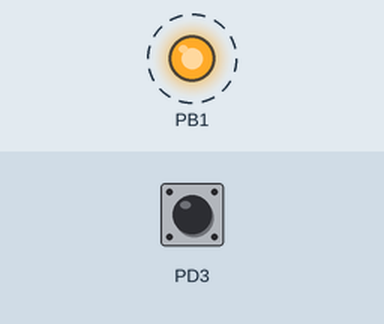
Recording of a program running on a simulated ATmega328P, built with avr-gcc and emulated at 16 MHz. On the bench: output pins drawn as LEDs (lit = HIGH). Dashed ring = blinking. The test bench sets the inputs (shaded band); at power-on: PD3 HIGH.

Above: at 3.8 s.
3.9 s: PD3 pulled LOW for 3.2 s
At 4.4 s:
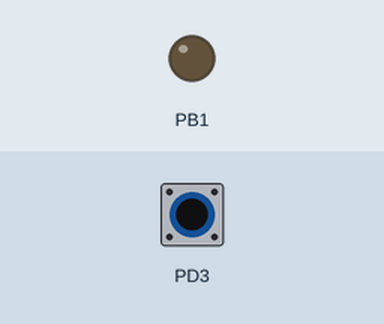
At 8.0 s:
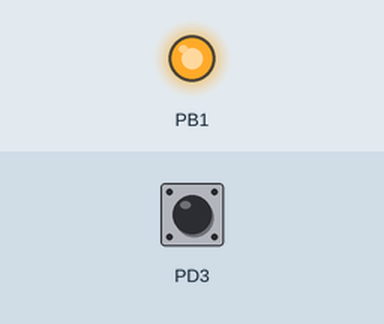
Timing chart, 0 to 14.6 s (numbered marks = the images above; inputs shaded):
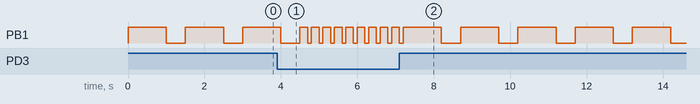

The program:

main.c
```c
/*
 * BlinkALed.c
 *
 * Created: 01.12.2017 14:28:23
 * Author : st118796
 */
 #define F_CPU 16000000L
#include <avr/io.h>
#include <util/delay.h>


int main(void)
{
    /* LED A3 als Ausgang */
    DDRB = 0x02;
	/* Sensor Bandanfang und Bandende als Eingang definieren */
	DDRD = 0x00;
	PORTD = 0x0C;

	while(1)
	{
		if ((PIND & 0x08) == 0)
		{
			PORTB = 0x02; // LED einschalten Mode 1
			_delay_ms(200);
			PORTB = 0x00;
			_delay_ms(100);
		}
		else
		{
			PORTB = 0x02; // LED Mode 2
			_delay_ms(1000);
			PORTB = 0x00;
			_delay_ms(500);
		}
	}
}
```
